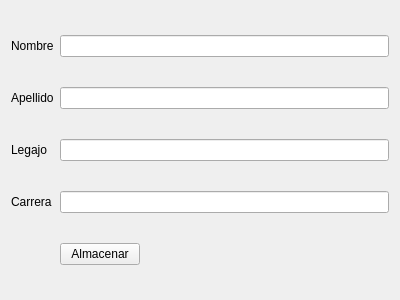
<?xml version="1.0" encoding="UTF-8"?>
<ui version="4.0">
 <class>Widget</class>
 <widget class="QWidget" name="Widget">
  <property name="geometry">
   <rect>
    <x>0</x>
    <y>0</y>
    <width>400</width>
    <height>300</height>
   </rect>
  </property>
  <property name="windowTitle">
   <string>Principal</string>
  </property>
  <layout class="QGridLayout" name="gridLayout">
   <item row="2" column="0">
    <widget class="QLabel" name="legajo">
     <property name="text">
      <string>Legajo</string>
     </property>
    </widget>
   </item>
   <item row="0" column="0">
    <widget class="QLabel" name="Nombre">
     <property name="text">
      <string>Nombre</string>
     </property>
    </widget>
   </item>
   <item row="1" column="0">
    <widget class="QLabel" name="Apellido">
     <property name="text">
      <string>Apellido</string>
     </property>
    </widget>
   </item>
   <item row="3" column="0">
    <widget class="QLabel" name="Carrera">
     <property name="text">
      <string>Carrera</string>
     </property>
    </widget>
   </item>
   <item row="4" column="1">
    <widget class="QPushButton" name="Almacenar">
     <property name="text">
      <string>Almacenar</string>
     </property>
    </widget>
   </item>
   <item row="4" column="2">
    <spacer name="horizontalSpacer">
     <property name="orientation">
      <enum>Qt::Horizontal</enum>
     </property>
     <property name="sizeHint" stdset="0">
      <size>
       <width>40</width>
       <height>20</height>
      </size>
     </property>
    </spacer>
   </item>
   <item row="3" column="1" colspan="2">
    <widget class="QLineEdit" name="LCarrera"/>
   </item>
   <item row="2" column="1" colspan="2">
    <widget class="QLineEdit" name="LLegajo"/>
   </item>
   <item row="1" column="1" colspan="2">
    <widget class="QLineEdit" name="LApellido"/>
   </item>
   <item row="0" column="1" colspan="2">
    <widget class="QLineEdit" name="LNombre"/>
   </item>
  </layout>
 </widget>
 <layoutdefault spacing="6" margin="11"/>
 <resources/>
 <connections/>
</ui>
